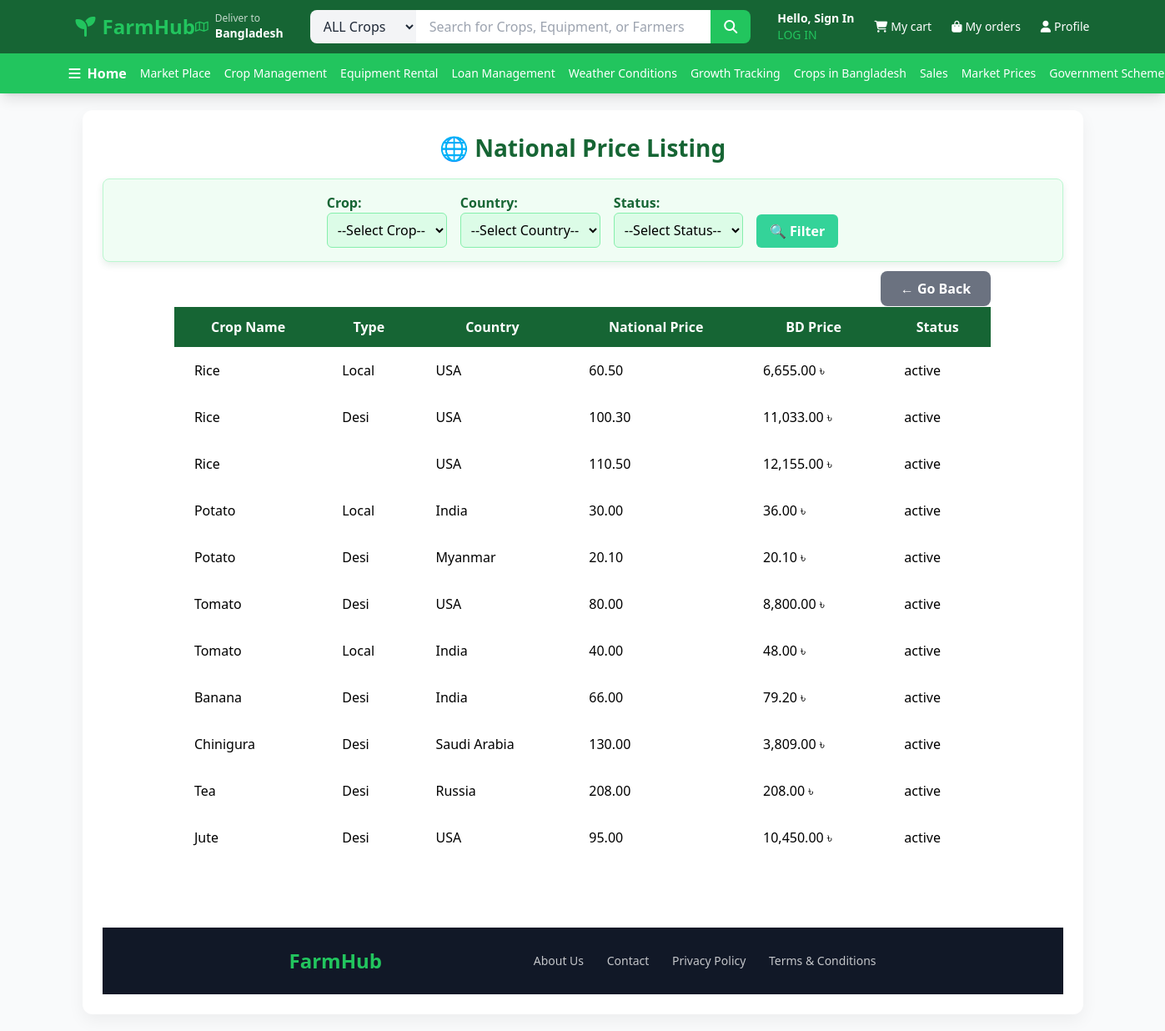
Page /nationalprice.php on the committed database.
### tables this page shows
CREATE TABLE `national_price` (
  `n_id` int(11) NOT NULL,
  `u_id` int(11) NOT NULL,
  `crop_name` varchar(50) NOT NULL,
  `type` enum('Local','Desi','Hybide') NOT NULL,
  `national_price` decimal(10,2) NOT NULL,
  `update_time` date NOT NULL,
  `status` enum('active','inactive','sold') NOT NULL,
  `country_name` varchar(50) NOT NULL
);

### nationalprice.php (the view, shortened to what this page needs)
<?php
include("navbar.php");
$conn = mysqli_connect('localhost', 'naba', '12345', 'farmsystem');
$sql = "SELECT np.*, u.u_name, u.role
        FROM national_price np
        JOIN user u ON np.u_id = u.u_id";
$sql .= " ORDER BY np.n_id";
$result = mysqli_query($conn, $sql);
$marketData = mysqli_fetch_all($result, MYSQLI_ASSOC);
$exchangeRates = [
    'USA' => 110.0, 'India' => 1.2, 'China' => 15.5, 'Bangladesh' => 1.0, 'Thailand' => 3.1,
    'Saudi Arabia' => 29.3, 'UAE' => 30.5, 'Oman' => 28.9, 'Qatar' => 30.2, 'Kuwait' => 32.8,
    'Germany' => 110.0, 'UK' => 110.0, 'Netherlands' => 110.0, 'France' => 110.0,
    'Canada' => 112.0, 'Malaysia' => 26.5, 'Singapore' => 27.3,
];
?>
<div style="max-width: 1200px; margin: 20px auto; padding: 24px; background-color: white; border-radius: 12px; box-shadow: 0 8px 20px rgba(0, 0, 0, 0.05);">
  <h1 style="color: #166534; font-size: 28px; font-weight: 700; margin-bottom: 16px; text-align: center;">
    🌐 National Price Listing
  </h1>
  <form method="GET" style="background-color: #f0fdf4; border: 1px solid #bbf7d0; padding: 16px; border-radius: 8px; box-shadow: 0 4px 8px rgba(22, 101, 52, 0.1); margin: 0 auto 20px auto; display: flex; flex-wrap: wrap; gap: 16px; justify-content: center;">
    <div>
      <label style="font-weight: 600; color: #166534;">Crop:</label><br>
      <select name="crop_name" style="padding: 8px; border: 1px solid #86efac; border-radius: 6px; background-color: #dcfce7;">
        <option value="">--Select Crop--</option>
      </select>
    </div>
    <div>
      <label style="font-weight: 600; color: #166534;">Country:</label><br>
      <select name="country_name" style="padding: 8px; border: 1px solid #86efac; border-radius: 6px; background-color: #dcfce7;">
        <option value="">--Select Country--</option>
      </select>
    </div>
    <div>
      <label style="font-weight: 600; color: #166534;">Status:</label><br>
      <select name="status" style="padding: 8px; border: 1px solid #86efac; border-radius: 6px; background-color: #dcfce7;">
        <option value="">--Select Status--</option>
      </select>
    </div>
    <div style="align-self: flex-end;">
      <button type="submit" style="padding: 8px 16px; background-color: #34d399; color: white; font-weight: 600; border: none; border-radius: 6px;">
        🔍 Filter
      </button>
    </div>
  </form>
  <div style="display: flex; justify-content: center; margin-top: 20px;">
  <div style="width: 85%; max-width: 1100px;">
    <div style="text-align: right; margin-bottom: 10px;">
      <a href="mpman.php" style="background-color: #6b7280; color: white; padding: 10px 24px; border-radius: 8px; text-decoration: none; font-weight: 600;"
         onmouseover="this.style.backgroundColor='#4b5563'" onmouseout="this.style.backgroundColor='#6b7280'">
        ← Go Back
      </a>
    </div>
    <table style="width: 100%; border-collapse: collapse;">
      <thead style="background-color: #166534; color: white;">
        <tr>
          <th class="px-6 py-3">Crop Name</th>
          <th class="px-6 py-3">Type</th>
          <th class="px-6 py-3">Country</th>
          <th class="px-6 py-3">National Price</th>
          <th class="px-6 py-3">BD Price</th>
          <th class="px-6 py-3">Status</th>
        </tr>
      </thead>
      <tbody style="background-color: #ffffff;">
        <?php if ($marketData): ?>
          <?php foreach ($marketData as $row):
            $rate = $exchangeRates[$row['country_name']] ?? 1;
            $bd_price = $row['national_price'] * $rate;
          ?>
            <tr>
              <td class="px-6 py-4"><?= htmlspecialchars($row['crop_name']) ?></td>
              <td class="px-6 py-4"><?= htmlspecialchars($row['type']) ?></td>
              <td class="px-6 py-4"><?= htmlspecialchars($row['country_name']) ?></td>
              <td class="px-6 py-4"><?= number_format($row['national_price'], 2) ?></td>
              <td class="px-6 py-4"><?= number_format($bd_price, 2) ?> ৳</td>
              <td class="px-6 py-4"><?= htmlspecialchars($row['status']) ?></td>
            </tr>
          <?php endforeach; ?>
        <?php else: ?>
          <tr><td colspan="7" style="padding: 20px; text-align: center;">No national price data found.</td></tr>
        <?php endif; ?>
      </tbody>
    </table>
  </div>
</div>
<footer class="bg-gray-900 py-6 mt-20">
    <div class="max-w-3xl mx-auto px-4 sm:px-6 lg:px-8">
      <div
        class="flex flex-col md:flex-row justify-between items-center text-white"
      >
        <div class="text-2xl font-bold text-farm-green mb-4 md:mb-0">
          FarmHub
        </div>
        <div class="space-x-6 text-sm opacity-75">
          <a href="about.php" class="hover:text-farm-green transition-colors"
            >About Us</a
          >
          <a href="contact.php" class="hover:text-farm-green transition-colors"
            >Contact</a
          >
          <a
            href="privacy.php"
            class="hover:text-farm-green transition-colors"
            >Privacy Policy</a
          >
          <a
            href="terms.php"
            class="hover:text-farm-green transition-colors"
            >Terms & Conditions</a
          >
        </div>
      </div>
    </div>
  </footer>

### rows in the picture
national_price: crop_name "Rice", type "Local", country_name "USA", national_price "60.50", bd_price "6,655.00", status "active"
national_price: crop_name "Rice", type "Desi", country_name "USA", national_price "100.30", bd_price "11,033.00", status "active"
national_price: crop_name "Rice", country_name "USA", national_price "110.50", bd_price "12,155.00", status "active"
national_price: crop_name "Potato", type "Local", country_name "India", national_price "30.00", bd_price "36.00", status "active"
national_price: crop_name "Potato", type "Desi", country_name "Myanmar", national_price "20.10", status "active"
national_price: crop_name "Tomato", type "Desi", country_name "USA", national_price "80.00", bd_price "8,800.00", status "active"
national_price: crop_name "Tomato", type "Local", country_name "India", national_price "40.00", bd_price "48.00", status "active"
national_price: crop_name "Banana", type "Desi", country_name "India", national_price "66.00", bd_price "79.20", status "active"
national_price: crop_name "Chinigura", type "Desi", country_name "Saudi Arabia", national_price "130.00", bd_price "3,809.00", status "active"
national_price: crop_name "Tea", type "Desi", country_name "Russia", national_price "208.00", status "active"
national_price: crop_name "Jute", type "Desi", country_name "USA", national_price "95.00", bd_price "10,450.00", status "active"
